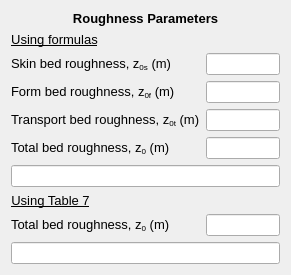
     <widget class="QWidget" name="formLayoutWidget_8">
      <property name="geometry">
       <rect>
        <x>800</x>
        <y>379</y>
        <width>291</width>
        <height>250</height>
       </rect>
      </property>
      <layout class="QFormLayout" name="formLayout_10">
       <item row="1" column="0" colspan="2">
        <widget class="QLabel" name="roughness_lbl_2">
         <property name="font">
          <font>
           <family>MS Shell Dlg 2</family>
           <pointsize>10</pointsize>
           <weight>75</weight>
           <bold>true</bold>
          </font>
         </property>
         <property name="text">
          <string>&lt;html&gt;&lt;head/&gt;&lt;body&gt;&lt;p align=&quot;center&quot;&gt;Roughness Parameters&lt;/p&gt;&lt;/body&gt;&lt;/html&gt;</string>
         </property>
        </widget>
       </item>
       <item row="3" column="0">
        <widget class="QLabel" name="z0s_Wave_lbl">
         <property name="font">
          <font>
           <family>MS Shell Dlg 2</family>
           <pointsize>10</pointsize>
          </font>
         </property>
         <property name="text">
          <string>&lt;html&gt;&lt;head/&gt;&lt;body&gt;&lt;p&gt;Skin bed roughness, z&lt;span style=&quot; vertical-align:sub;&quot;&gt;0s&lt;/span&gt; (m)&lt;/p&gt;&lt;/body&gt;&lt;/html&gt;</string>
         </property>
        </widget>
       </item>
       <item row="3" column="1">
        <widget class="QLineEdit" name="z0s_Wave_txt">
         <property name="readOnly">
          <bool>true</bool>
         </property>
        </widget>
       </item>
       <item row="4" column="0">
        <widget class="QLabel" name="z0f_Wave_lbl">
         <property name="font">
          <font>
           <family>MS Shell Dlg 2</family>
           <pointsize>10</pointsize>
          </font>
         </property>
         <property name="text">
          <string>&lt;html&gt;&lt;head/&gt;&lt;body&gt;&lt;p&gt;Form bed roughness, z&lt;span style=&quot; vertical-align:sub;&quot;&gt;0f&lt;/span&gt; (m)&lt;/p&gt;&lt;/body&gt;&lt;/html&gt;</string>
         </property>
        </widget>
       </item>
       <item row="4" column="1">
        <widget class="QLineEdit" name="z0f_Wave_txt">
         <property name="readOnly">
          <bool>true</bool>
         </property>
        </widget>
       </item>
       <item row="5" column="0">
        <widget class="QLabel" name="z0t_Wave_lbl">
         <property name="font">
          <font>
           <family>MS Shell Dlg 2</family>
           <pointsize>10</pointsize>
          </font>
         </property>
         <property name="text">
          <string>&lt;html&gt;&lt;head/&gt;&lt;body&gt;&lt;p&gt;Transport bed roughness, z&lt;span style=&quot; vertical-align:sub;&quot;&gt;0t&lt;/span&gt; (m)&lt;/p&gt;&lt;/body&gt;&lt;/html&gt;</string>
         </property>
        </widget>
       </item>
       <item row="5" column="1">
        <widget class="QLineEdit" name="z0t_Wave_txt">
         <property name="readOnly">
          <bool>true</bool>
         </property>
        </widget>
       </item>
       <item row="6" column="0">
        <widget class="QLabel" name="z0Total_Wave_lbl">
         <property name="font">
          <font>
           <family>MS Shell Dlg 2</family>
           <pointsize>10</pointsize>
          </font>
         </property>
         <property name="text">
          <string>&lt;html&gt;&lt;head/&gt;&lt;body&gt;&lt;p&gt;Total bed roughness, z&lt;span style=&quot; vertical-align:sub;&quot;&gt;0&lt;/span&gt; (m)&lt;/p&gt;&lt;/body&gt;&lt;/html&gt;</string>
         </property>
        </widget>
       </item>
       <item row="6" column="1">
        <widget class="QLineEdit" name="z0Total_Wave_txt">
         <property name="readOnly">
          <bool>true</bool>
         </property>
        </widget>
       </item>
       <item row="2" column="0">
        <widget class="QLabel" name="roughness_lbl_3">
         <property name="font">
          <font>
           <family>MS Shell Dlg 2</family>
           <pointsize>10</pointsize>
           <weight>75</weight>
           <bold>true</bold>
          </font>
         </property>
         <property name="text">
          <string>&lt;html&gt;&lt;head/&gt;&lt;body&gt;&lt;p align=&quot;center&quot;&gt;&lt;span style=&quot; font-weight:400; text-decoration: underline;&quot;&gt;Using formulas&lt;/span&gt;&lt;/p&gt;&lt;/body&gt;&lt;/html&gt;</string>
         </property>
        </widget>
       </item>
       <item row="8" column="0">
        <widget class="QLabel" name="roughness_lbl_4">
         <property name="font">
          <font>
           <family>MS Shell Dlg 2</family>
           <pointsize>10</pointsize>
           <weight>75</weight>
           <bold>true</bold>
          </font>
         </property>
         <property name="text">
          <string>&lt;html&gt;&lt;head/&gt;&lt;body&gt;&lt;p align=&quot;center&quot;&gt;&lt;span style=&quot; font-weight:400; text-decoration: underline;&quot;&gt;Using Table 7&lt;/span&gt;&lt;/p&gt;&lt;/body&gt;&lt;/html&gt;</string>
         </property>
        </widget>
       </item>
       <item row="9" column="0">
        <widget class="QLabel" name="z0Table_Wave_lbl">
         <property name="font">
          <font>
           <family>MS Shell Dlg 2</family>
           <pointsize>10</pointsize>
          </font>
         </property>
         <property name="text">
          <string>&lt;html&gt;&lt;head/&gt;&lt;body&gt;&lt;p&gt;Total bed roughness, z&lt;span style=&quot; vertical-align:sub;&quot;&gt;0&lt;/span&gt; (m)&lt;/p&gt;&lt;/body&gt;&lt;/html&gt;</string>
         </property>
        </widget>
       </item>
       <item row="9" column="1">
        <widget class="QLineEdit" name="z0Table_Wave_txt">
         <property name="readOnly">
          <bool>true</bool>
         </property>
        </widget>
       </item>
       <item row="7" column="0" colspan="2">
        <widget class="QLineEdit" name="flowConditionZ0_txt">
         <property name="font">
          <font>
           <family>MS Shell Dlg 2</family>
           <weight>75</weight>
           <bold>true</bold>
          </font>
         </property>
         <property name="readOnly">
          <bool>true</bool>
         </property>
        </widget>
       </item>
       <item row="10" column="0" colspan="2">
        <widget class="QLineEdit" name="flowConditionTable_txt">
         <property name="font">
          <font>
           <family>MS Shell Dlg 2</family>
           <weight>75</weight>
           <bold>true</bold>
          </font>
         </property>
         <property name="readOnly">
          <bool>true</bool>
         </property>
        </widget>
       </item>
      </layout>
     </widget>
